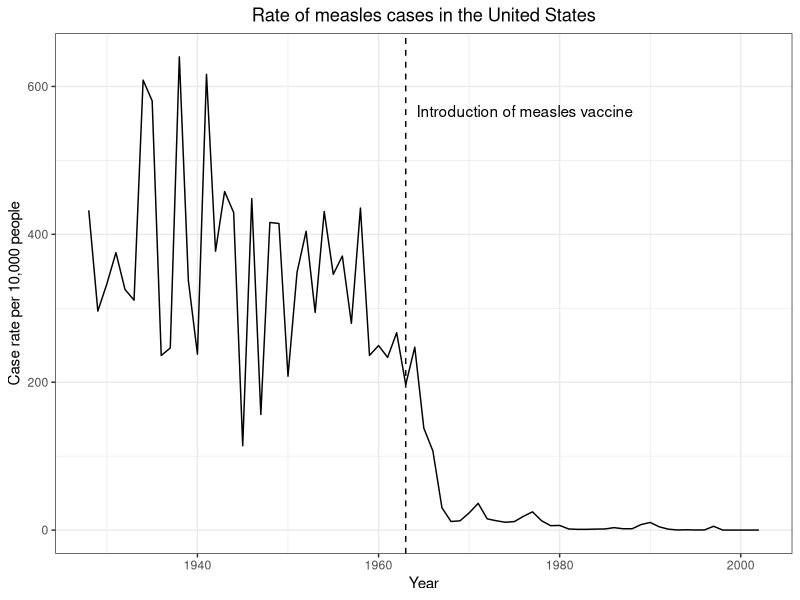
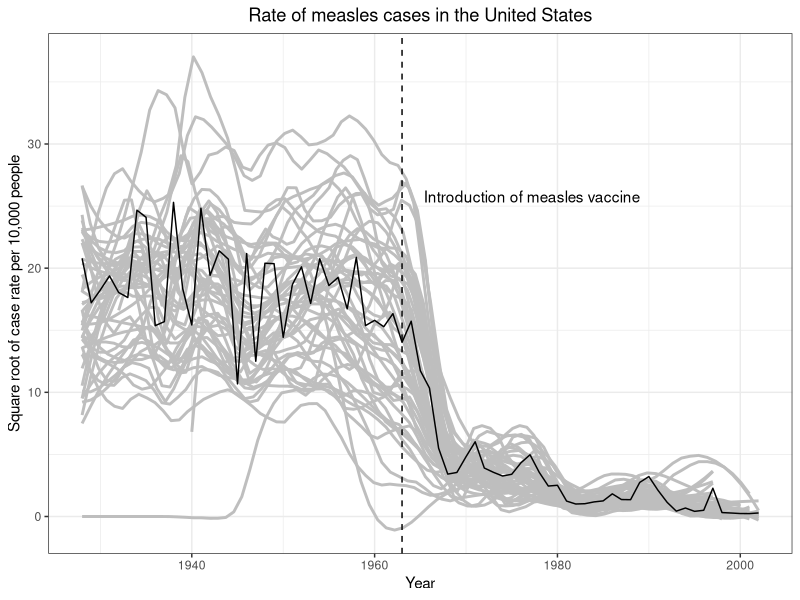
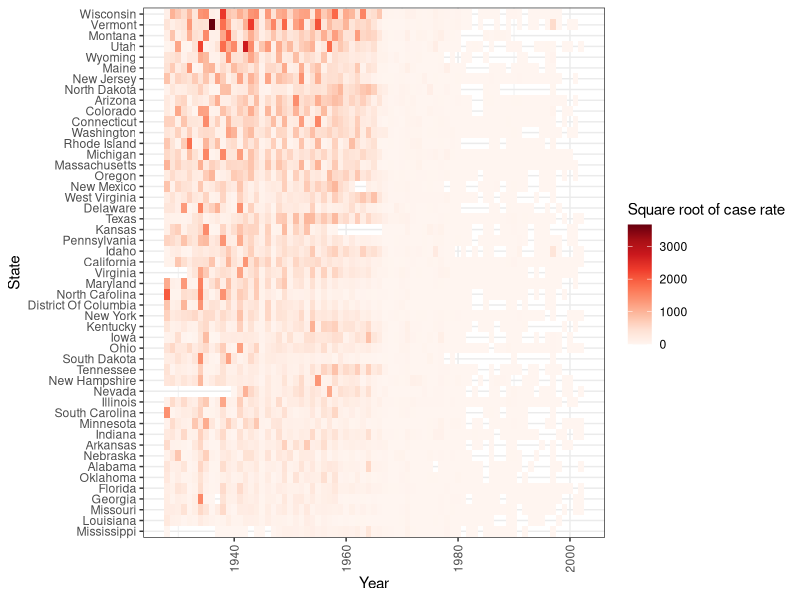

The R source for these figures, in order:
## ---- chunk 1
# Load packages
suppressMessages(library(tidyverse))
suppressMessages(library(dslabs))
## ---- chunk 2
# Display all diseases in the data set
disease_levels <- us_contagious_diseases |> 
  pull(disease) |>
  levels()
print(disease_levels)

# Filter to measles, excluding Alaska and Hawaii, summarizing rate by year
avg <- us_contagious_diseases |>
  filter(disease == "Measles" &
         !state %in% c("Alaska","Hawaii") &
         weeks_reporting > 0) |>
  # mutate(rate = count / (population / 10^5) * (52 / weeks_reporting)) |>
  group_by(year) |>
  summarize(rate = sum(count * 52 / weeks_reporting, na.rm=TRUE) / sum(population / 10^5, na.rm=TRUE))
head(avg)
## ---- chunk 3
# Plot rate vs year
avg |> 
  ggplot(aes(year, rate)) +
    geom_line() +
    geom_vline(xintercept = 1963, linetype = "dashed") +
    labs(x="Year", y="Case rate per 10,000 people", title="Rate of measles cases in the United States") +
    annotate("text", x = 1963, y = max(avg$rate), label = "Introduction of measles vaccine", vjust = 5, hjust = -0.05) +
    theme_bw() +
    theme(plot.title = element_text(hjust = 0.5))
## ---- chunk 4
# Update data frame to include case rates by year and state
avg_by_state <- us_contagious_diseases |>
  filter(disease == "Measles" &
         !state %in% c("Alaska", "Hawaii") &
         weeks_reporting > 0) |>
  group_by(year, state) |>
  summarize(rate = sum(count * 52 / weeks_reporting, na.rm = TRUE) / sum(population / 10^5, na.rm = TRUE), .groups = 'drop')

# Take square root of case rate and add state trend lines as layer to plot
ggplot() + 
    geom_smooth(data = avg_by_state, aes(year, sqrt(rate), group = state), method = "loess", formula = y ~ x, se = FALSE, color = "grey", span = 0.2) +
    geom_line(data = avg, aes(year, sqrt(rate))) + 
    geom_vline(xintercept = 1963, linetype = "dashed") +
    labs(x="Year", y="Square root of case rate per 10,000 people", title="Rate of measles cases in the United States") +
    annotate("text", x = 1963, y = sqrt(max(avg$rate)), label = "Introduction of measles vaccine", vjust = 0, hjust = -0.1) +
    theme_bw() +
    theme(plot.title = element_text(hjust = 0.5))
## ---- chunk 5
# Use this color palette
reds <- RColorBrewer::brewer.pal(9, "Reds")

# Calculate average rate per state
state_averages <- avg_by_state |>
  group_by(state) |>
  summarize(average_rate = mean(rate, na.rm = TRUE), .groups = 'drop')

# Reorder the state factor in avg_by_state based on the average rate
avg_by_state$state <- factor(avg_by_state$state, levels = state_averages$state[order(state_averages$average_rate)])

# Create heatmap
avg_by_state |> ggplot(aes(x = year, y = state, fill = rate)) +
  geom_tile() +
  scale_fill_gradientn(colors = reds) +
  labs(x = "Year", y = "State", fill = "Square root of case rate") +
  theme_bw() +
  theme(axis.text.x = element_text(angle = 90, vjust = 0.5, hjust = 1))
